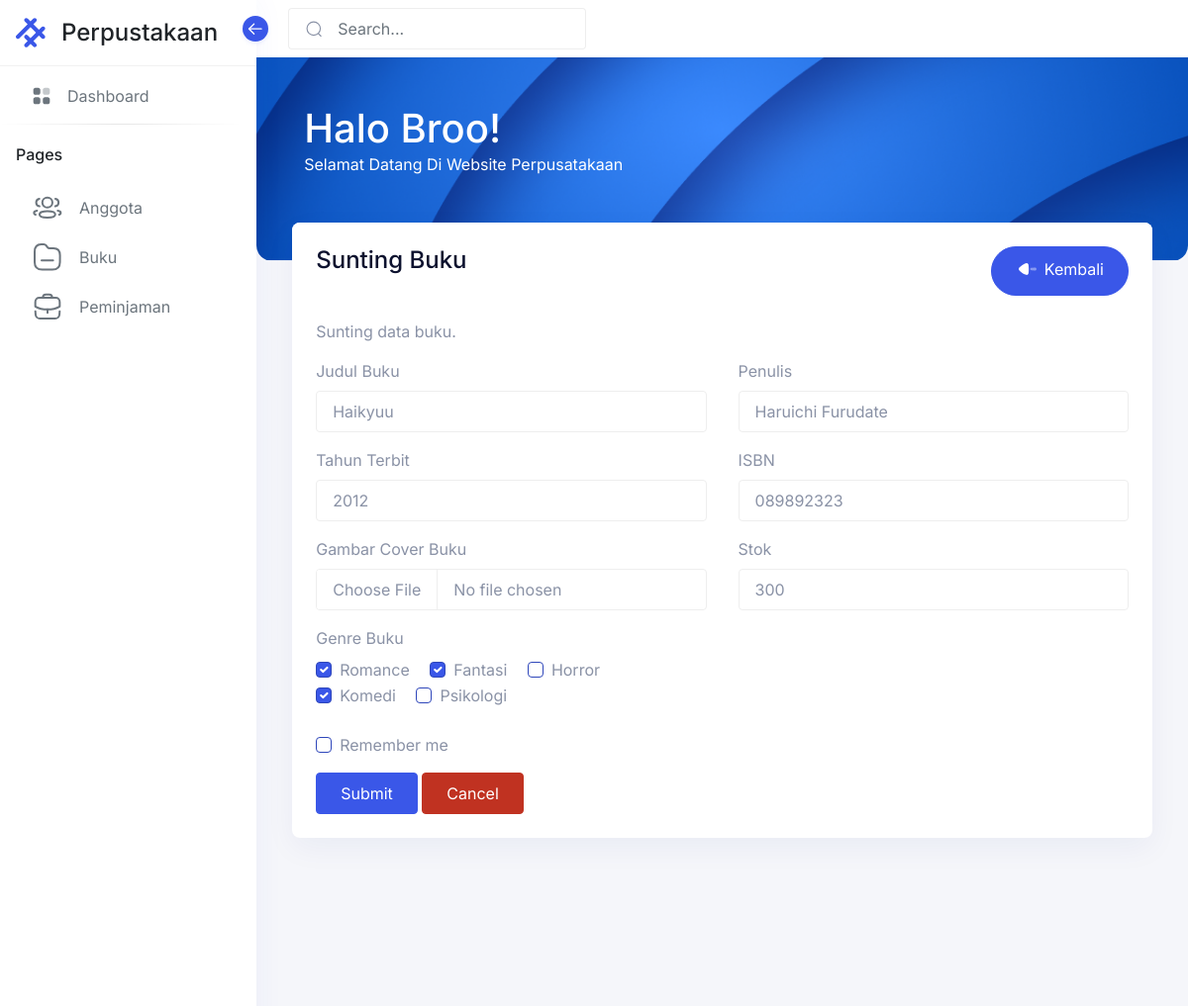
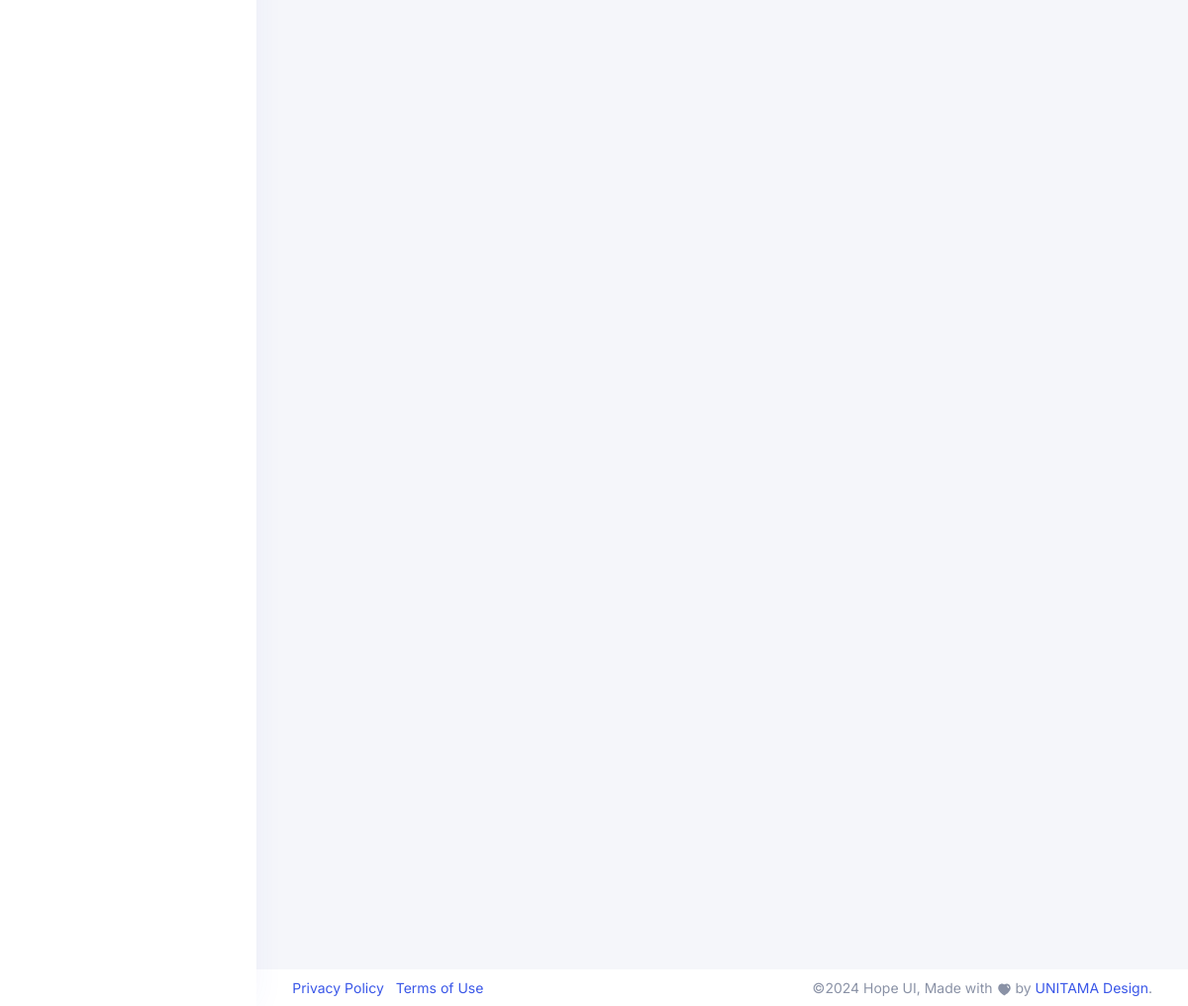
Screenshot of /buku/edit.php?id=10 with the database file from the repository (2 pictures, top to bottom).
### tables this page shows
CREATE TABLE IF NOT EXISTS `buku` (
  `id_buku` int NOT NULL AUTO_INCREMENT,
  `judul` varchar(255) DEFAULT NULL,
  `penulis` varchar(255) DEFAULT NULL,
  `tahun_terbit` int DEFAULT NULL,
  `genre` varchar(255) DEFAULT NULL,
  `gambar` varchar(255) DEFAULT NULL,
  `isbn` varchar(15) DEFAULT NULL,
  `stok` int DEFAULT NULL,
  PRIMARY KEY (`id_buku`)
);

### buku/edit.php (the view, shortened to what this page needs)
<?php include('../config/koneksi.php');
$id = isset($_GET['id']) ? $_GET['id'] : '';
$sql = "SELECT * FROM buku WHERE id_buku = '$id'";
$query =  mysqli_query($koneksi, $sql);
$data = mysqli_fetch_assoc($query);
$dataGenre = array_map('trim', explode(",", $data['genre']));
?>
<!DOCTYPE html>
<html lang="en">
<?php include "../contents/header.php"; ?>
<body>
    <?php include "../contents/sidebar.php"; ?>
    <main class="main-content">
        <div class="position-relative iq-banner">
            <?php include "../contents/navbar.php" ?>
            <?php include "../contents/navbar-header.php" ?>
        </div>
        <div class="conatiner-fluid content-inner mt-n5 py-0">
            <div class="row">
                <div class="col-sm-12">
                    <div class="card">
                        <div class="card-header d-flex justify-content-between">
                            <div class="header-title">
                                <h4 class="card-title">Sunting Buku</h4>
                            </div>
                            <a class="btn btn-primary rounded-pill" href="../buku">
                                <span class="btn-inner">
                                </span>
                                Kembali
                            </a>
                        </div>
                        <div class="card-body">
                            <p>Sunting data buku.</p>
                            <form action="../buku/proses_edit.php" method="POST" enctype="multipart/form-data">
                                <div class="row">
                                    <div class="col-md-6">
                                        <div class="form-group">
                                            <label class="form-label" for="judul">Judul Buku</label>
                                            <input type="text" class="form-control" id="judul" name="judul" placeholder="Masukkan Judul Buku..." value="<?php echo $data['judul'] ?>">
                                        </div>
                                    </div>
                                    <div class="col-md-6">
                                        <div class="form-group">
                                            <label class="form-label" for="penulis">Penulis</label>
                                            <input type="text" class="form-control" id="penulis" name="penulis" placeholder="Masukkan Nama Penulis..." value="<?php echo $data['penulis'] ?>">
                                        </div>
                                    </div>
                                </div>
                                <div class="row">
                                    <div class="col-md-6">
                                        <div class="form-group">
                                            <label class="form-label" for="tahun_terbit">Tahun Terbit</label>
                                            <input type="number" class="form-control" id="tahun_terbit" name="tahun_terbit" placeholder="Masukkan Tahun Terbit..." value="<?php echo $data['tahun_terbit'] ?>">
                                        </div>
                                    </div>
                                    <div class="col-md-6">
                                        <div class="form-group">
                                            <label class="form-label" for="isbn">ISBN</label>
                                            <input type="text" class="form-control" id="isbn" name="isbn" placeholder="Masukkan ISBN..." value="<?php echo $data['isbn'] ?>">
                                        </div>
                                    </div>
                                </div>
                                <div class="row">
                                    <div class="col-md-6">
                                        <label class="form-label" for="gambar">Gambar Cover Buku</label>
                                        <input type="file" class="form-control" id="gambar" name="gambar" accept="image/*">
                                    </div>
                                    <div class="col-md-6">
                                        <div class="form-group">
                                            <label class="form-label" for="isbn">Stok</label>
                                            <input type="number" class="form-control" id="stok" name="stok" placeholder="Masukkan Stok..." value="<?php echo $data['stok'] ?>">
                                        </div>
                                    </div>
                                </div>
                                <div class="row">
                                    <label class="form-label" for="basic-default-company">Genre Buku</label>
                                    <div class="col-md-6">
                                        <div class="form-check form-check-inline">
                                            <label class="form-check-label" for="Romance">Romance</label>
                                            <input class="form-check-input" type="checkbox" name="genre[]" value="Romance" id="Romance" <?php echo in_array("Romance", $dataGenre) ? 'checked' : ''; ?>>
                                        </div>
                                        <div class="form-check form-check-inline">
                                            <label class="form-check-label" for="Fantasi">Fantasi</label>
                                            <input class="form-check-input" type="checkbox" name="genre[]" value="Fantasi" id="Fantasi" <?php echo in_array("Fantasi", $dataGenre) ? 'checked' : ''; ?>>
                                        </div>
                                        <div class="form-check form-check-inline">
                                            <label class="form-check-label" for="Horror">Horror</label>
                                            <input class="form-check-input" type="checkbox" name="genre[]" value="Horror" id="Horror" <?php echo in_array("Horror", $dataGenre) ? 'checked' : ''; ?>>
                                        </div>
                                        <div class="form-check form-check-inline">
                                            <label class="form-check-label" for="Komedi">Komedi</label>
                                            <input class="form-check-input" type="checkbox" name="genre[]" value="Komedi" id="Komedi" <?php echo in_array("Komedi", $dataGenre) ? 'checked' : ''; ?>>
                                        </div>
                                        <div class="form-check form-check-inline">
                                            <label class="form-check-label" for="Psikologi">Psikologi</label>
                                            <input class="form-check-input" type="checkbox" name="genre[]" value="Psikologi" id="Psikologi" <?php echo in_array("Psikologi", $dataGenre) ? 'checked' : ''; ?>>
                                        </div>
                                    </div>
                                </div>
                                <div class="form-group mt-4">
                                    <div class="form-check">
                                        <input class="form-check-input" type="checkbox" value="" id="flexCheckDefault3">
                                        <label class="form-check-label" for="flexCheckDefault3">
                                            Remember me
                                        </label>
                                    </div>
                                </div>
                                <button type="submit" name="submit" class="btn btn-primary">Submit</button>
                                <button type="reset" class="btn btn-danger">Cancel</button>
                            </form>
                        </div>
                    </div>
                </div>
            </div>
        </div>
        <?php include "../contents/footer.php" ?>
    </main>
</body>
</html>

### rows the page displays
buku: judul "Haikyuu", penulis "Haruichi Furudate", tahun_terbit "2012", isbn "089892323", stok "300", genre "☑"
